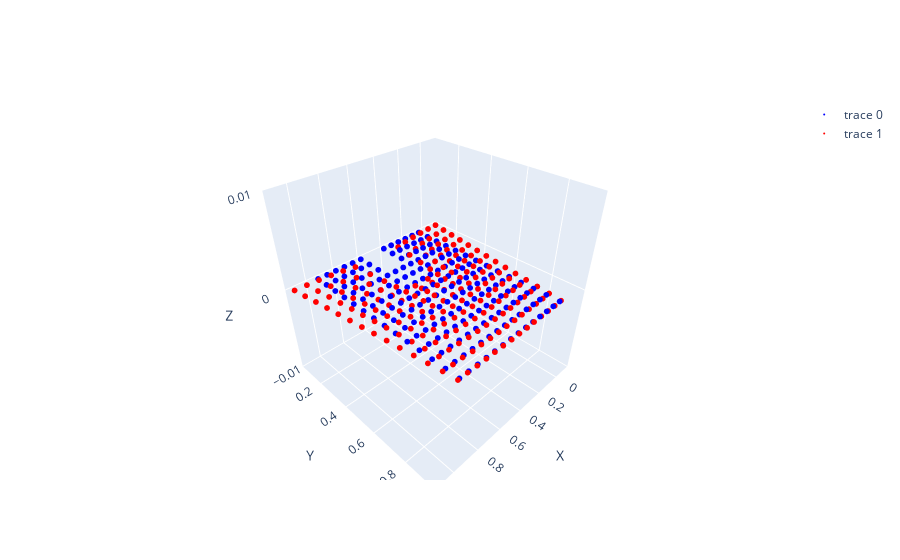

The notebook cell this image was saved under:
### Code cell
visualize_csv_output_vector(csv_dir + shape_csv, csv_dir + displacement_csv, original_point=False)

### Figure 1 — Plotly figure (JSON) as saved in the notebook; plotly's stock layout.template omitted (floating-point values rounded to 4 significant figures; data arrays with more than 128 entries replaced by an {"elided": "..."} marker saying what was removed)
{"data": [{"marker": {"color": "blue", "size": 2}, "mode": "markers", "type": "scatter3d", "x": {"elided": "380 float values"}, "y": {"elided": "380 float values"}, "z": {"elided": "380 int values"}}, {"marker": {"color": "red", "size": 2}, "mode": "markers", "type": "scatter3d", "x": {"elided": "190 float values"}, "y": {"elided": "190 float values"}, "z": {"elided": "380 int values"}}], "layout": {"scene": {"aspectmode": "cube", "xaxis": {"title": {"text": "X"}}, "yaxis": {"title": {"text": "Y"}}, "zaxis": {"range": [-0.01, 0.01], "title": {"text": "Z"}}}}}
